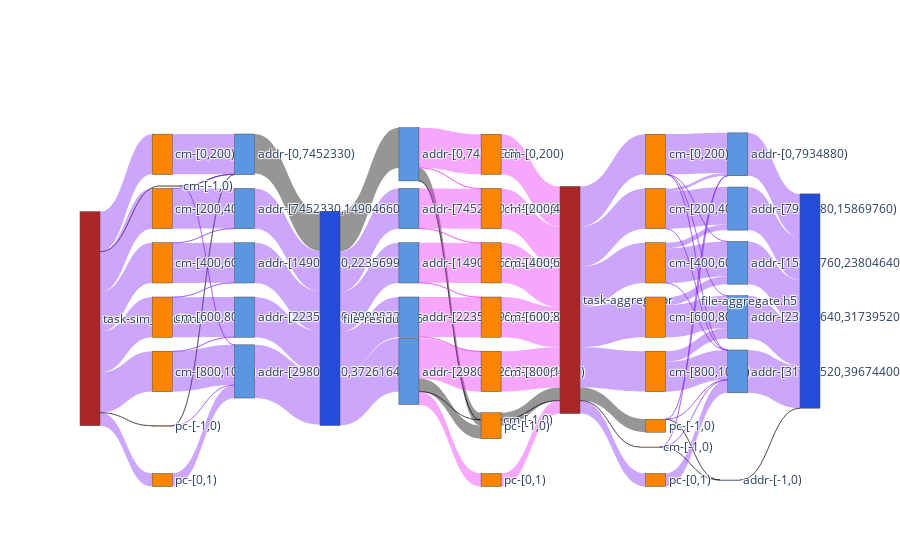

The notebook cell saved with this chart:
### Code cell
f2_nodes, f2_nodes_dict = get_nodes_for_sankey(F2,rm_tags=['sim','agg_r','agg_w'])

# print(node_ref2)

f2_links = get_links_for_sankey(F2, f2_nodes_dict)
fig = go.Figure(go.Sankey(
            node = f2_nodes,
            link = f2_links, orientation='h'))
fig.show()
fig.write_html(f"{path}/sankey-grouped-sim_w_agg_r_w-vol-vfd.html")

### Figure 1 — Plotly figure (JSON) as saved in the notebook; plotly's stock layout.template omitted (floating-point values rounded to 4 significant figures)
{"data": [{"link": {"color": ["rgba(0, 0, 0, 0.41)", "rgba(129, 39, 245, 0.41)", "rgba(129, 39, 245, 0.41)", "rgba(129, 39, 245, 0.41)", "rgba(129, 39, 245, 0.41)", "rgba(129, 39, 245, 0.41)", "rgba(0, 0, 0, 0.41)", "rgba(129, 39, 245, 0.41)", "rgba(0, 0, 0, 0.41)", "rgba(129, 39, 245, 0.41)", "rgba(0, 0, 0, 0.41)", "rgba(129, 39, 245, 0.41)", "rgba(129, 39, 245, 0.41)", "rgba(129, 39, 245, 0.41)", "rgba(129, 39, 245, 0.41)", "rgba(129, 39, 245, 0.41)", "rgba(129, 39, 245, 0.41)", "rgba(129, 39, 245, 0.41)", "rgba(129, 39, 245, 0.41)", "rgba(129, 39, 245, 0.41)", "rgba(129, 39, 245, 0.41)", "rgba(129, 39, 245, 0.41)", "rgba(0, 0, 0, 0.41)", "rgba(129, 39, 245, 0.41)", "rgba(129, 39, 245, 0.41)", "rgba(129, 39, 245, 0.41)", "rgba(129, 39, 245, 0.41)", "rgba(0, 0, 0, 0.41)", "rgba(129, 39, 245, 0.41)", "rgba(129, 39, 245, 0.41)", "rgba(129, 39, 245, 0.41)", "rgba(129, 39, 245, 0.41)", "rgba(0, 0, 0, 0.41)", "rgba(232, 39, 245, 0.41)", "rgba(232, 39, 245, 0.41)", "rgba(0, 0, 0, 0.41)", "rgba(0, 0, 0, 0.41)", "rgba(232, 39, 245, 0.41)", "rgba(0, 0, 0, 0.41)", "rgba(232, 39, 245, 0.41)", "rgba(232, 39, 245, 0.41)", "rgba(232, 39, 245, 0.41)", "rgba(232, 39, 245, 0.41)", "rgba(232, 39, 245, 0.41)", "rgba(232, 39, 245, 0.41)", "rgba(232, 39, 245, 0.41)", "rgba(0, 0, 0, 0.41)", "rgba(232, 39, 245, 0.41)", "rgba(232, 39, 245, 0.41)", "rgba(0, 0, 0, 0.41)", "rgba(232, 39, 245, 0.41)", "rgba(232, 39, 245, 0.41)", "rgba(232, 39, 245, 0.41)", "rgba(232, 39, 245, 0.41)", "rgba(0, 0, 0, 0.41)", "rgba(129, 39, 245, 0.41)", "rgba(129, 39, 245, 0.41)", "rgba(129, 39, 245, 0.41)", "rgba(129, 39, 245, 0.41)", "rgba(129, 39, 245, 0.41)", "rgba(0, 0, 0, 0.41)", "rgba(129, 39, 245, 0.41)", "rgba(0, 0, 0, 0.41)", "rgba(129, 39, 245, 0.41)", "rgba(129, 39, 245, 0.41)", "rgba(0, 0, 0, 0.41)", "rgba(129, 39, 245, 0.41)", "rgba(129, 39, 245, 0.41)", "rgba(129, 39, 245, 0.41)", "rgba(129, 39, 245, 0.41)", "rgba(129, 39, 245, 0.41)", "rgba(129, 39, 245, 0.41)", "rgba(129, 39, 245, 0.41)", "rgba(129, 39, 245, 0.41)", "rgba(129, 39, 245, 0.41)", "rgba(129, 39, 245, 0.41)", "rgba(129, 39, 245, 0.41)", "rgba(129, 39, 245, 0.41)", "rgba(129, 39, 245, 0.41)", "rgba(129, 39, 245, 0.41)", "rgba(129, 39, 245, 0.41)", "rgba(129, 39, 245, 0.41)", "rgba(129, 39, 245, 0.41)", "rgba(0, 0, 0, 0.41)", "rgba(129, 39, 245, 0.41)", "rgba(129, 39, 245, 0.41)", "rgba(129, 39, 245, 0.41)", "rgba(129, 39, 245, 0.41)", "rgba(129, 39, 245, 0.41)"], "hoverinfo": "all", "label": ["ave_acc_size: 1 B", "ave_acc_size: 37.11 KB", "ave_acc_size: 37.21 KB", "ave_acc_size: 37.2 KB", "ave_acc_size: 37.21 KB", "ave_acc_size: 37.21 KB", "ave_acc_size: 1 B", "ave_acc_size: 2.4 MB", "ave_acc_size: 228.92 B", "ave_acc_size: 272 B", "ave_acc_size: 228.92 B", "ave_acc_size: 272 B", "ave_acc_size: 36.94 KB", "ave_acc_size: 37.06 KB", "ave_acc_size: 37.24 KB", "ave_acc_size: 37.24 KB", "ave_acc_size: 36.86 KB", "ave_acc_size: 37.54 KB", "ave_acc_size: 37.25 KB", "ave_acc_size: 37.25 KB", "ave_acc_size: 37.25 KB", "ave_acc_size: 2.4 MB", "ave_acc_size: 34.86 KB", "ave_acc_size: 48.76 KB", "ave_acc_size: 37.24 KB", "ave_acc_size: 37.24 KB", "ave_acc_size: 37.25 KB", "ave_acc_size: 18.09 KB", "ave_acc_size: 18.62 KB", "ave_acc_size: 18.62 KB", "ave_acc_size: 24.5 KB", "ave_acc_size: 18.62 KB", "ave_acc_size: 1 B", "ave_acc_size: 37.11 KB", "ave_acc_size: 37.02 KB", "ave_acc_size: 2.4 MB", "ave_acc_size: 1 B", "ave_acc_size: 37.21 KB", "ave_acc_size: 2.4 MB", "ave_acc_size: 2.4 MB", "ave_acc_size: 37.21 KB", "ave_acc_size: 36.82 KB", "ave_acc_size: 37.2 KB", "ave_acc_size: 37.51 KB", "ave_acc_size: 37.21 KB", "ave_acc_size: 37.21 KB", "ave_acc_size: 1 B", "ave_acc_size: 37.11 KB", "ave_acc_size: 37.21 KB", "ave_acc_size: 2.4 MB", "ave_acc_size: 37.2 KB", "ave_acc_size: 37.21 KB", "ave_acc_size: 37.21 KB", "ave_acc_size: 2.4 MB", "ave_acc_size: 1 B", "ave_acc_size: 37.11 KB", "ave_acc_size: 37.21 KB", "ave_acc_size: 37.2 KB", "ave_acc_size: 37.21 KB", "ave_acc_size: 37.21 KB", "ave_acc_size: 2.4 MB", "ave_acc_size: 2.4 MB", "ave_acc_size: 1 B", "ave_acc_size: 171.14 B", "ave_acc_size: 148 B", "ave_acc_size: 1 B", "ave_acc_size: 171.14 B", "ave_acc_size: 148 B", "ave_acc_size: 37.25 KB", "ave_acc_size: 16 B", "ave_acc_size: 16 B", "ave_acc_size: 16 B", "ave_acc_size: 37.26 KB", "ave_acc_size: 16 B", "ave_acc_size: 37.24 KB", "ave_acc_size: 25.83 KB", "ave_acc_size: 16 B", "ave_acc_size: 37.26 KB", "ave_acc_size: 18.64 KB", "ave_acc_size: 18.87 KB", "ave_acc_size: 18.61 KB", "ave_acc_size: 18.83 KB", "ave_acc_size: 2.4 KB", "ave_acc_size: 1 B", "ave_acc_size: 36.07 KB", "ave_acc_size: 4.36 KB", "ave_acc_size: 23.93 KB", "ave_acc_size: 18.63 KB", "ave_acc_size: 37.24 KB"], "source": [0, 0, 0, 0, 0, 0, 0, 0, 1, 1, 2, 2, 3, 4, 4, 5, 5, 6, 6, 7, 7, 8, 9, 10, 11, 12, 13, 14, 14, 14, 14, 14, 15, 15, 15, 15, 16, 16, 16, 16, 17, 17, 18, 18, 19, 19, 20, 21, 22, 23, 24, 25, 26, 27, 28, 28, 28, 28, 28, 28, 28, 28, 29, 29, 29, 30, 30, 30, 31, 31, 31, 31, 32, 32, 32, 33, 33, 33, 34, 34, 35, 35, 36, 37, 38, 39, 40, 41, 42], "target": [1, 3, 4, 5, 6, 7, 2, 8, 9, 10, 9, 10, 9, 9, 11, 12, 11, 12, 13, 13, 10, 10, 14, 14, 14, 14, 14, 15, 18, 19, 16, 17, 20, 21, 22, 23, 20, 26, 23, 27, 22, 24, 24, 25, 25, 26, 28, 28, 28, 28, 28, 28, 28, 28, 29, 31, 32, 33, 34, 35, 30, 36, 37, 38, 39, 37, 38, 39, 38, 40, 41, 39, 38, 39, 42, 40, 39, 42, 40, 41, 41, 39, 39, 43, 43, 43, 43, 43, 43], "value": [1, 7422108, 7441148, 7440164, 7442936, 7479508, 1, 2400000, 2976, 272, 2976, 272, 7460880, 37056, 7410912, 7410120, 36856, 37544, 7412216, 37248, 7449144, 2400000, 7319968, 9849416, 7447768, 7447664, 7449464, 7470344, 7447664, 7449464, 9849656, 7447768, 1, 7422108, 37024, 2400000, 1, 7442296, 2400000, 2400000, 7404124, 36820, 7403344, 37508, 7405428, 37212, 1, 7422108, 7441148, 2400000, 7440164, 7442936, 7479508, 2400000, 1, 7422108, 7441148, 7440164, 7442936, 7479508, 2400000, 2400000, 1, 1198, 296, 1, 1198, 296, 7412880, 32, 64, 3088, 521688, 3200, 6926280, 6405000, 2096, 1043192, 1491192, 5961704, 1973088, 5516472, 2400000, 1, 7935766, 7925152, 7896224, 7934856, 7969472]}, "node": {"color": ["#ab2626", "#fc8403", "#fc8403", "#fc8403", "#fc8403", "#fc8403", "#fc8403", "#fc8403", "#fc8403", "#5c95e0", "#5c95e0", "#5c95e0", "#5c95e0", "#5c95e0", "#234dd9", "#5c95e0", "#5c95e0", "#5c95e0", "#5c95e0", "#5c95e0", "#fc8403", "#fc8403", "#fc8403", "#fc8403", "#fc8403", "#fc8403", "#fc8403", "#fc8403", "#ab2626", "#fc8403", "#fc8403", "#fc8403", "#fc8403", "#fc8403", "#fc8403", "#fc8403", "#fc8403", "#5c95e0", "#5c95e0", "#5c95e0", "#5c95e0", "#5c95e0", "#5c95e0", "#234dd9"], "label": ["task-sim_emulator", "cm-[-1,0)", "pc-[-1,0)", "cm-[0,200)", "cm-[200,400)", "cm-[400,600)", "cm-[600,800)", "cm-[800,1001)", "pc-[0,1)", "addr-[0,7452330)", "addr-[29809320,37261649)", "addr-[7452330,14904660)", "addr-[14904660,22356990)", "addr-[22356990,29809320)", "file-residue.h5", "addr-[0,7452330)", "addr-[29809320,37261649)", "addr-[7452330,14904660)", "addr-[14904660,22356990)", "addr-[22356990,29809320)", "cm-[-1,0)", "cm-[0,200)", "cm-[200,400)", "pc-[-1,0)", "cm-[400,600)", "cm-[600,800)", "cm-[800,1001)", "pc-[0,1)", "task-aggregator", "cm-[-1,0)", "pc-[-1,0)", "cm-[0,200)", "cm-[200,400)", "cm-[400,600)", "cm-[600,800)", "cm-[800,1001)", "pc-[0,1)", "addr-[-1,0)", "addr-[0,7934880)", "addr-[31739520,39674400)", "addr-[15869760,23804640)", "addr-[23804640,31739520)", "addr-[7934880,15869760)", "file-aggregate.h5"], "x": [0, 0.1111, 0.1111, 0.1111, 0.1111, 0.1111, 0.1111, 0.1111, 0.1111, 0.2222, 0.2222, 0.2222, 0.2222, 0.2222, 0.3333, 0.4444, 0.4444, 0.4444, 0.4444, 0.4444, 0.5556, 0.5556, 0.5556, 0.5556, 0.5556, 0.5556, 0.5556, 0.5556, 0.6667, 0.7778, 0.7778, 0.7778, 0.7778, 0.7778, 0.7778, 0.7778, 0.7778, 0.8889, 0.8889, 0.8889, 0.8889, 0.8889, 0.8889, 1], "y": [0, 0, 0.8571, 0.1429, 0.2857, 0.4286, 0.5714, 0.7143, 1, 0.1429, 0.7143, 0.2857, 0.4286, 0.5714, 0, 0.1429, 0.7143, 0.2857, 0.4286, 0.5714, 0, 0.1429, 0.2857, 0.8571, 0.4286, 0.5714, 0.7143, 1, 0, 0, 0.8571, 0.1429, 0.2857, 0.4286, 0.5714, 0.7143, 1, 0, 0.1429, 0.7143, 0.4286, 0.5714, 0.2857, 0]}, "orientation": "h", "type": "sankey"}], "layout": {}}
